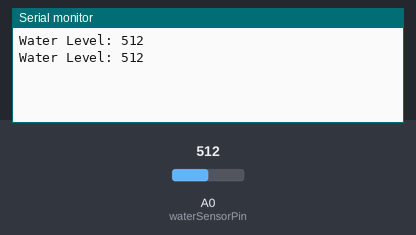
Recording of a sketch running on a simulated Arduino Uno, built with avr-gcc and run on an emulated ATmega328P. Shown: the last lines printed to the serial monitor. The inputs (shaded band) are chosen by the test bench; at power-on: A0 (waterSensorPin) = 512.

Above: at 1.8 s.
1.9 s: A0 (waterSensorPin) set to 716
At 2.8 s:
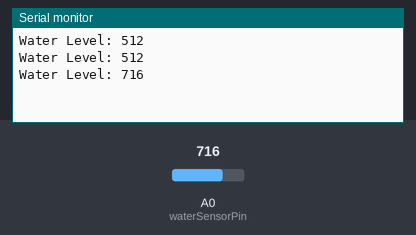
3.4 s: A0 (waterSensorPin) set to 900
At 4.5 s:
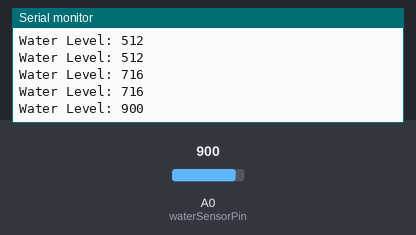
Timing chart, 0 to 6.4 s (numbered marks = the images above; inputs shaded):
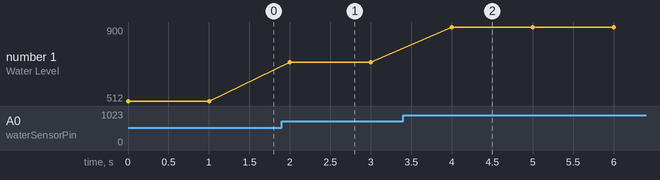

Measured:
- after the input at 1.9 s, the serial monitor: prints a new line after 0.10 s (image 1)
- after the input at 3.4 s, the serial monitor: prints a new line after 0.60 s (image 2)
- plotted number 1: 512 → 716 after the input at 1.9 s, 716 → 900 after the input at 3.4 s

The sketch:

water_sensor.ino
```cpp
// Define the pins
int waterSensorPin = A0;  // Water level sensor connected to analog pin A0

void setup() {
  // Initialize serial communication at 9600 bits per second
  Serial.begin(9600);
}

void loop() {
  // Read the input on analog pin 0
  int sensorValue = analogRead(waterSensorPin);

  // Print out the value you read
  Serial.print("Water Level: ");
  Serial.println(sensorValue);

//  // Check if the water level is above a threshold
//  if (sensorValue > 300) {  // Adjust the threshold as necessary
//    digitalWrite(ledPin, HIGH);  // Turn the LED on
//  } else {
//    digitalWrite(ledPin, LOW);   // Turn the LED off
//  }

  // Wait for a second before taking the next reading
  delay(1000);
}
```
